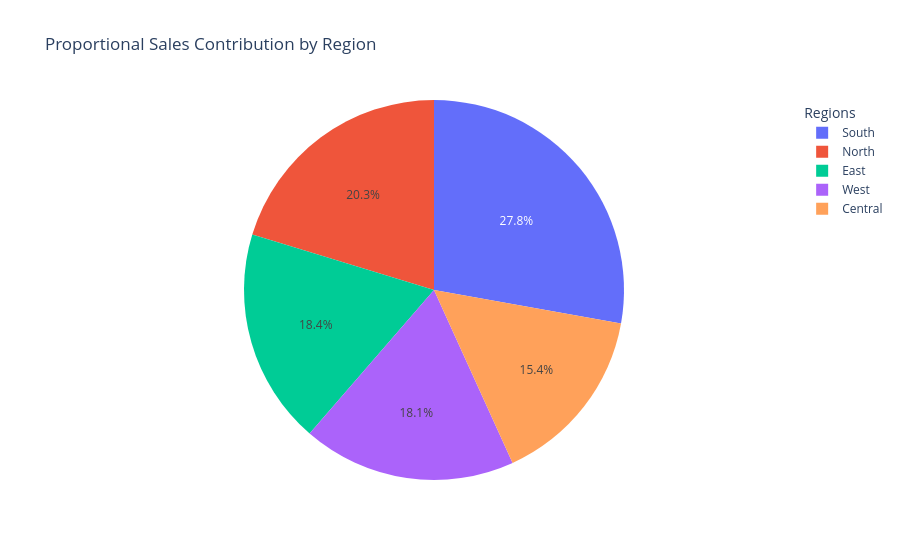

Write notebook code for a chart like this one.
### Markdown cell above
#### 4.Proportional Sales Contribution by Region ####

### Code cell
regional_sales = df.groupby('region')['sales_amount'].sum().reset_index()
fig = px.pie(
    regional_sales, 
    values='sales_amount', 
    names='region', 
    title='Proportional Sales Contribution by Region',
    
)

fig.update_layout(
    legend_title_text='Regions',
   
    )

fig.show()

### Figure 1 — Plotly figure (JSON) as saved in the notebook; plotly's stock layout.template omitted (floating-point values rounded to 4 significant figures)
{"data": [{"domain": {"x": [0, 1], "y": [0, 1]}, "hovertemplate": "region=%{label}<br>sales_amount=%{value}<extra></extra>", "labels": ["Central", "East", "North", "South", "West"], "legendgroup": "", "name": "", "showlegend": true, "type": "pie", "values": [40670000.0, 48500000.0, 53610000.0, 73520000.0, 47960000.0]}], "layout": {"legend": {"title": {"text": "Regions"}, "tracegroupgap": 0}, "title": {"text": "Proportional Sales Contribution by Region"}}}
